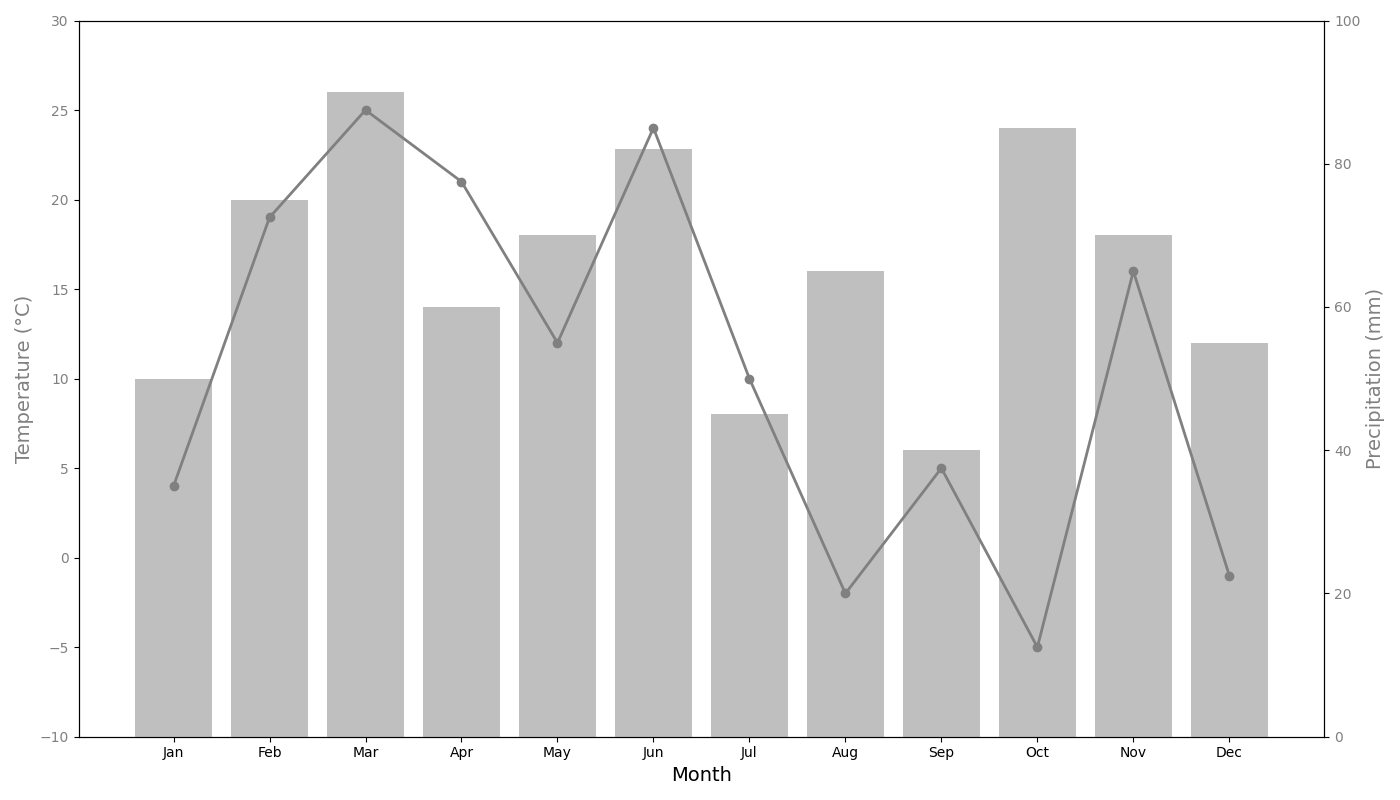

Recreate this plot in Python.
import matplotlib.pyplot as plt
import numpy as np

# Shuffled Data
months = np.array(['Jan', 'Feb', 'Mar', 'Apr', 'May', 'Jun', 'Jul', 'Aug', 'Sep', 'Oct', 'Nov', 'Dec'])
temperature_celsius = np.array([4, 19, 25, 21, 12, 24, 10, -2, 5, -5, 16, -1])  # Manually shuffled
precipitation_mm = np.array([50, 75, 90, 60, 70, 82, 45, 65, 40, 85, 70, 55])   # Manually shuffled

fig, ax1 = plt.subplots(figsize=(14, 8))

ax1.plot(months, temperature_celsius, color='gray', marker='o', linestyle='-', linewidth=2, markersize=6)
ax1.set_xlabel('Month', fontsize=14)
ax1.set_ylabel('Temperature (°C)', fontsize=14, color='gray')
ax1.tick_params(axis='y', labelcolor='gray')
ax1.set_ylim(-10, 30)

ax2 = ax1.twinx()
ax2.bar(months, precipitation_mm, color='gray', alpha=0.5)
ax2.set_ylabel('Precipitation (mm)', fontsize=14, color='gray')
ax2.tick_params(axis='y', labelcolor='gray')
ax2.set_ylim(0, 100)

plt.tight_layout()
plt.show()
